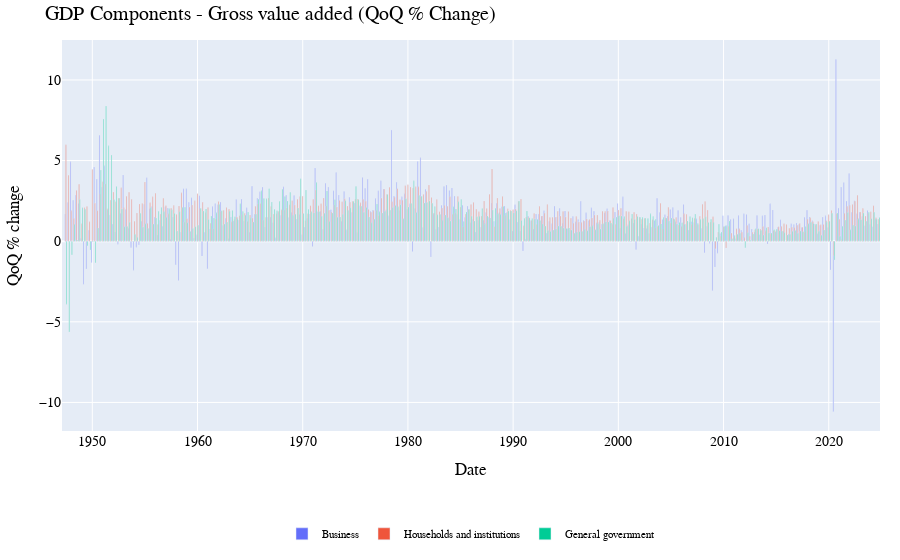

The cell this chart's notebook holds for it:
### Code cell
qoq = majors.pct_change(1)*100
fig = MacroBackend.charting_plotly.px_bar(qoq, columns=["Business", "Households and institutions", "General government"],
             barmode='group', title="GDP Components - Gross value added (QoQ % Change)", yax_label="QoQ % change")

# Update layout to reduce margins and legend font size
fig.update_layout(
    margin=dict(l=20, r=20, t=40, b=20),
    legend=dict(font=dict(size=11))
)

# Add y-axis label
fig.update_yaxes(title_text="QoQ % change")

fig.show()

### Figure 1 — Plotly figure (JSON) as saved in the notebook; plotly's stock layout.template omitted (floating-point values rounded to 4 significant figures; data arrays with more than 128 entries replaced by an {"elided": "..."} marker saying what was removed)
{"data": [{"name": "Business", "type": "bar", "x": {"elided": "311 str values"}, "xaxis": "x", "y": {"elided": "311 float values"}, "yaxis": "y"}, {"name": "Households and institutions", "type": "bar", "x": {"elided": "311 str values"}, "xaxis": "x", "y": {"elided": "311 float values"}, "yaxis": "y"}, {"name": "General government", "type": "bar", "x": {"elided": "311 str values"}, "xaxis": "x", "y": {"elided": "311 float values"}, "yaxis": "y"}], "layout": {"barmode": "group", "font": {"color": "black", "family": "Arial, sans-serif", "size": 14}, "legend": {"bgcolor": "rgba(255, 255, 255, 0)", "bordercolor": "rgba(255, 255, 255, 0)", "font": {"size": 11}, "orientation": "h", "x": 0.5, "xanchor": "center", "y": -0.3, "yanchor": "bottom"}, "margin": {"b": 20, "l": 20, "r": 20, "t": 40}, "showlegend": true, "title": {"text": "GDP Components - Gross value added (QoQ % Change)"}, "xaxis": {"anchor": "y", "domain": [0, 1], "showgrid": true, "title": {"text": "Date"}}, "yaxis": {"anchor": "x", "domain": [0, 1], "showgrid": true, "title": {"text": "QoQ % change"}}}}
